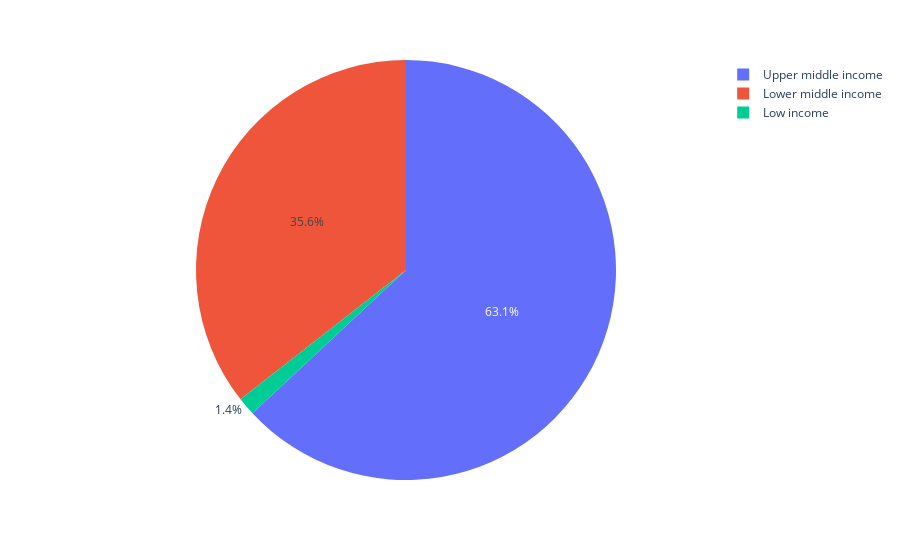

The code cell stored with this chart in its notebook:
### Code cell
import plotly.express as px
fig = px.pie(y, values='Total Debt', names='Income Group')
fig.show()

### Figure 1 — Plotly figure (JSON) as saved in the notebook; plotly's stock layout.template omitted (floating-point values rounded to 4 significant figures)
{"data": [{"domain": {"x": [0, 1], "y": [0, 1]}, "hovertemplate": "Income Group=%{label}<br>Total Debt=%{value}<extra></extra>", "labels": ["Upper middle income", "Upper middle income", "Upper middle income", "Upper middle income", "Upper middle income", "Upper middle income", "Upper middle income", "Lower middle income", "Upper middle income", "Upper middle income", "Upper middle income", "Lower middle income", "Upper middle income", "Upper middle income", "Upper middle income", "Lower middle income", "Upper middle income", "Lower middle income", "Lower middle income", "Upper middle income", "Upper middle income", "Upper middle income", "Upper middle income", "Lower middle income", "Lower middle income", "Upper middle income", "Upper middle income", "Upper middle income", "Upper middle income", "Lower middle income", "Lower middle income", "Lower middle income", "Upper middle income", "Upper middle income", "Lower middle income", "Upper middle income", "Upper middle income", "Upper middle income", "Lower middle income", "Lower middle income", "Upper middle income", "Upper middle income", "Lower middle income", "Low income", "Lower middle income", "Lower middle income", "Low income", "Upper middle income", "Upper middle income", "Lower middle income", "Lower middle income", "Upper middle income", "Lower middle income", "Lower middle income", "Upper middle income", "Low income", "Lower middle income", "Low income", "Lower middle income", "Low income", "Low income", "Low income", "Lower middle income", "Lower middle income", "Upper middle income", "Lower middle income", "Upper middle income", "Low income", "Lower middle income", "Lower middle income", "Low income", "Lower middle income", "Low income", "Low income", "Lower middle income", "Low income", "Lower middle income", "Low income", "Lower middle income", "Lower middle income", "Low income", "Lower middle income", "Upper middle income", "Low income", "Lower middle income", "Low income"], "legendgroup": "", "name": "", "showlegend": true, "type": "pie", "values": [854200000000.0, 786700000000.0, 6622000000.0, 27370000000000.0, 26570000000000.0, 787900000000.0, 1498000000000.0, 157400000000.0, 688100000000.0, 614600000000.0, 425400000000.0, 632800000000.0, 335000000000.0, 6167000000000.0, 4751000000000.0, 320600000000.0, 8194000000000.0, 420600000000.0, 5167000000000.0, 2528000000000.0, 49640000000.0, 24830000000.0, 2456000000000.0, 572800000000.0, 101400000000.0, 481300000000.0, 33496439621, 1136000000000.0, 172100000000.0, 25490000000.0, 461300000000.0, 16320000000000.0, 3458060075646, 48610000000.0, 191400000000.0, 197100000000.0, 24390000000.0, 79540000000.0, 582000000000.0, 487800000000.0, 35760000000.0, 40430000000.0, 806000000000.0, 125600000000.0, 147700000000.0, 464500000000.0, 178100000000.0, 478000000000.0, 15570000000000.0, 3901000000000.0, 2872000000000.0, 70950000000.0, 1995000000000.0, 503900000000.0, 459200000000.0, 110300000000.0, 69420000000.0, 86920000000.0, 1785000000000.0, 178000000000.0, 306500000000.0, 12140000000.0, 1235000000000.0, 1743000000000.0, 1755000000000.0, 450500000000.0, 930100000000.0, 89750000000.0, 1659000000000.0, 5615000000.0, 847800000000.0, 198900000000.0, 148600000000.0, 71839081185, 528000000000.0, 41100000000.0, 16980000000000.0, 35610000000.0, 449100000000.0, 54690000000.0, 91440000000.0, 47710000000.0, 90040000000.0, 91540000000.0, 223800000000.0, 4909000000.0]}], "layout": {"legend": {"tracegroupgap": 0}, "margin": {"t": 60}}}
